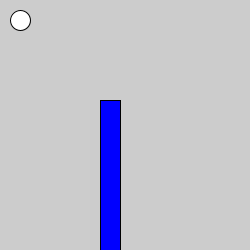
Frame 1 (no input)
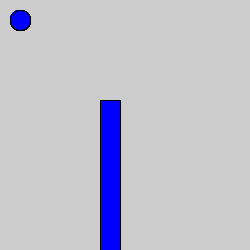
Frame 60 (the mouse pressed at the canvas centre just before this capture)
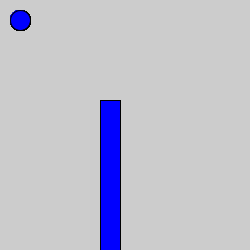
Frame 120 (the mouse held since frame 60 and released just before this capture)

The Processing sketch that drew these frames (run headless with seeded random() and noise(); from frame 60 on, the mouse is pressed at the canvas centre):

// Processing sketch: processing_106433
// ── processing_106433.pde

int x = 20;
int y = 20;
int dx = 0;
int dy = 0;
void setup() {  //setup function called initially, only once
  size(250, 250);
}

void draw() {  //draw function loops 
   ellipse(x,y,20,20);
   fill(0,0,255);
   rect (100,100,20,200);
 
      if (key == 'd'){
      dx= 1;
      }
       if (key == 'a'){
      dx= -1;
      }
       if (key == 'w'){
     dy= -1;
     }
      if (key == 's'){
      dy= 1;
      }
      
      x = x+dx;
      y = y+dy;
      if (x>100 && x<120 && y>100 && y<300){
      dx=-0;
      dy=0;
      }   
   
   }
